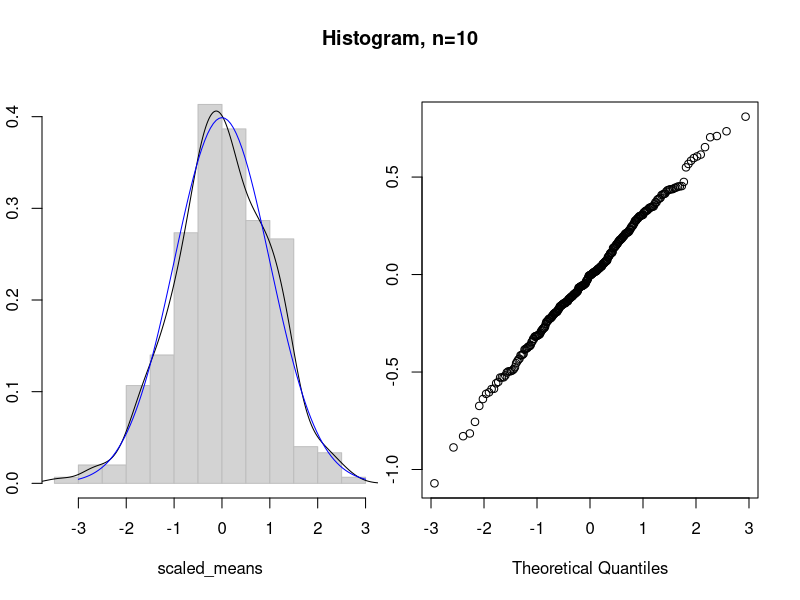
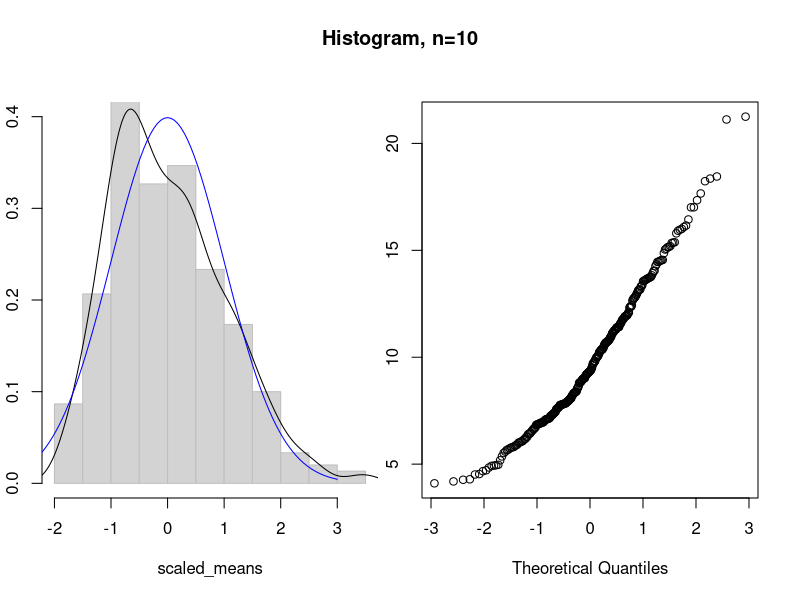
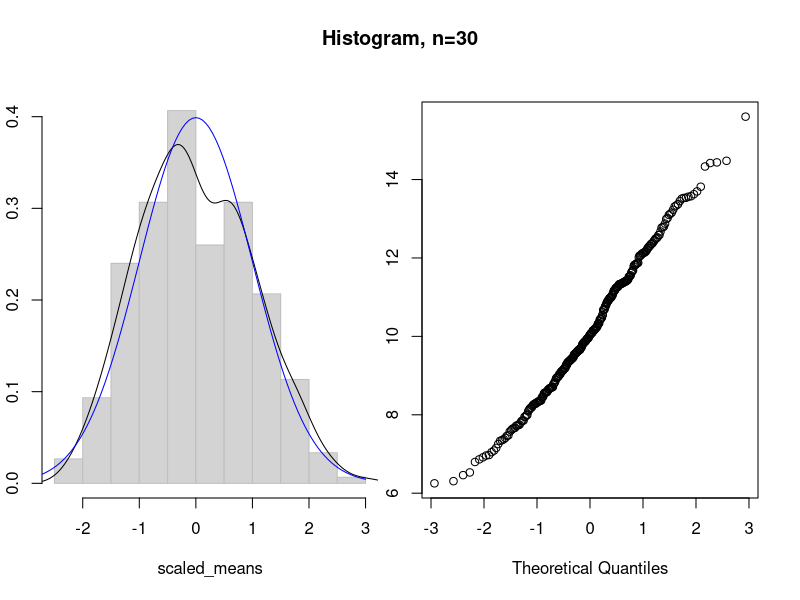

Source code (R) for these figures, in order:
# Demo of central limit theorem
# From http://www.r-bloggers.com/using-r-for-introductory-statistics-6-simulations/

plot_sample_means <- function(f_sample, n, m=300, title="Histogram", ...) {

  # define a vector to hold our sample means
  means <- double(0)

  # generate 300 samples of size n and store their means
  for(i in 1:m) means[i] = mean(f_sample(n,...))

  # scale sample means to plot against standard normal
  scaled_means <- scale(means)

  # set up a two panel plot
  par(mfrow=c(1,2))
  par(mar=c(5,2,5,1)+0.1)

  # plot histogram and density of scaled means
  hist(scaled_means, prob=T, col="light grey", border="grey", main=NULL, ylim=c(0,0.4))
  lines(density(scaled_means))

  # overlay the standard normal curve in blue for comparison
  curve(dnorm(x,0,1), -3, 3, col='blue', add=T)

  # adjust margins and draw the quantile-quantile plot
  par(mar=c(5,1,5,2)+0.1)
  qqnorm(means, main="")

  # return margins to normal and go back to one panel
  par(mar=c(5,4,4,2)+0.1)
  par(mfrow=c(1,1))

  # add a title
  par(omi=c(0,0,0.75,0))
  title(paste(title, ", n=", n, sep=""), outer=T)
  par(omi=c(0,0,0,0))

  # return unscaled means (without printing)
  return(invisible(means))
}

# Test the function:
# n = size of sample
# m = number of resamplings

plot_sample_means(f_sample=rnorm, n=10, m=300, mean=0, sd=1)

plot_sample_means(f_sample=rexp, n=10, m=300, rate=1/10)

plot_sample_means(f_sample=rexp, n=30, m=300, rate=1/10)